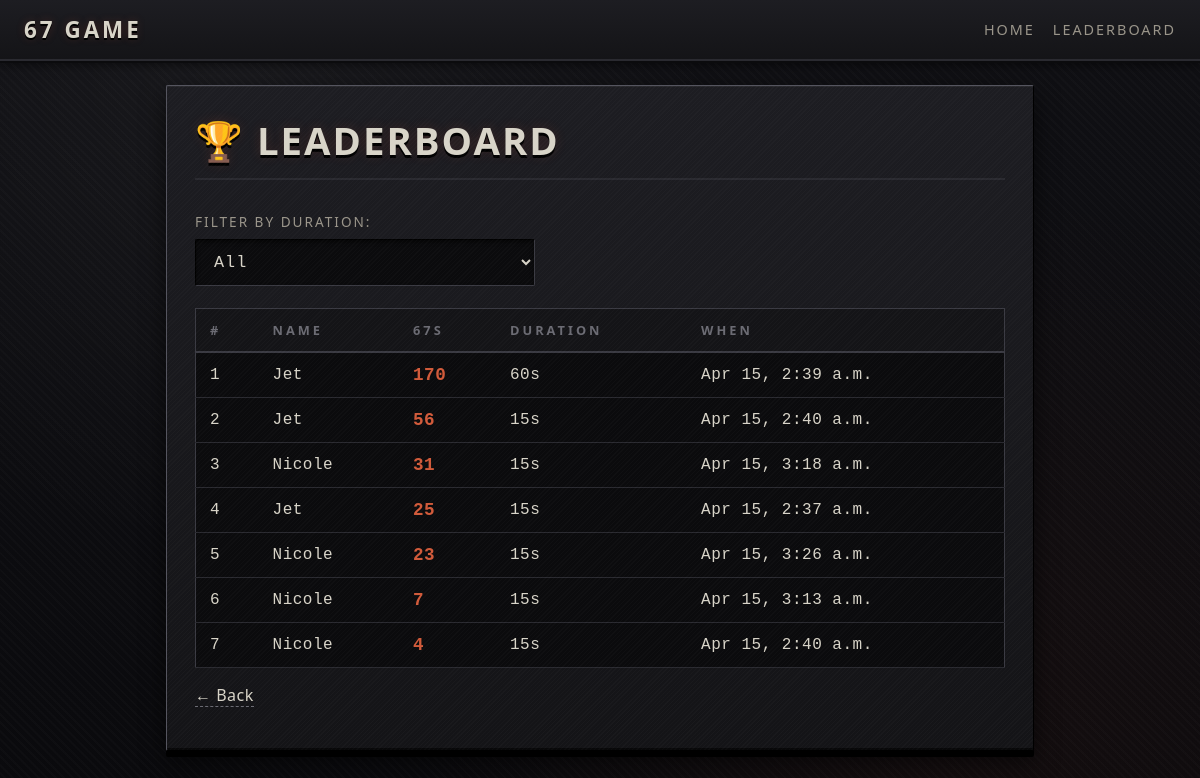
The app's page /leaderboard/, older data.
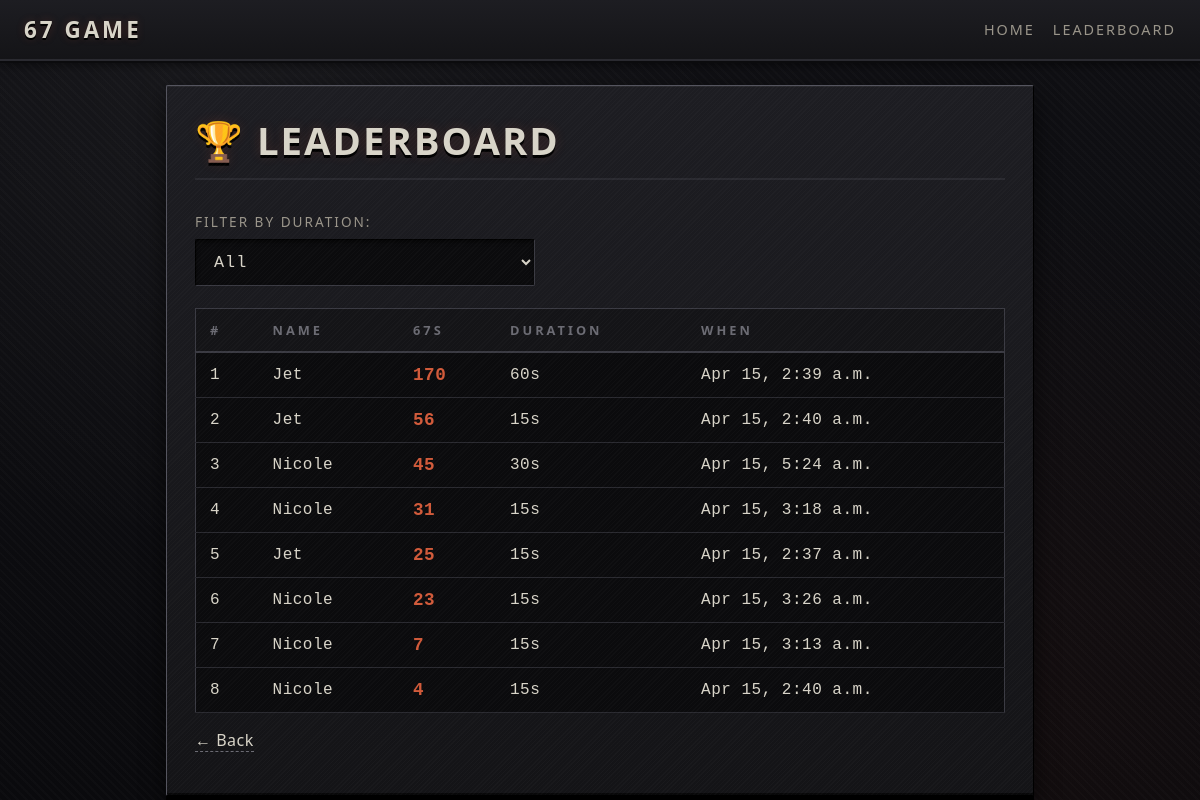
The same page, newer data.
### game/models.py (models this page shows, shortened)
class Score(models.Model):
    name = models.CharField(max_length=30)
    count = models.PositiveIntegerField()
    duration = models.PositiveIntegerField(help_text="Duration of run in seconds")
    created_at = models.DateTimeField(auto_now_add=True)
    class Meta:
        ordering = ["-count", "created_at"]

### game/views.py (the view)
# urls.py: path("leaderboard/", views.leaderboard, name="leaderboard"),
def leaderboard(request):
    duration = request.GET.get("duration")
    scores = Score.objects.all()
    if duration and duration.isdigit():
        scores = scores.filter(duration=int(duration))
    scores = scores[:50]
    name = request.COOKIES.get(NAME_COOKIE, "")
    return render(
        request,
        "game/leaderboard.html",
        {"scores": scores, "name": name, "selected_duration": duration or ""},
    )

### game/templates/game/leaderboard.html (shortened to what this page needs)
{% extends "game/base.html" %}
{% block content %}
<section class="card">
  <h1>🏆 Leaderboard</h1>
  <form method="get" class="filter-form">
    <label>Filter by duration:
      <select name="duration" onchange="this.form.submit()">
        <option value="">All</option>
      </select>
    </label>
  </form>
  {% if scores %}
    <table class="leaderboard">
      <thead>
        <tr><th>#</th><th>Name</th><th>67s</th><th>Duration</th><th>When</th></tr>
      </thead>
      <tbody>
        {% for s in scores %}
          <tr class="{% if s.name == name %}me{% endif %}">
            <td>{{ forloop.counter }}</td>
            <td>{{ s.name }}</td>
            <td class="count">{{ s.count }}</td>
            <td>{{ s.duration }}s</td>
            <td>{{ s.created_at|date:"M j, g:i a" }}</td>
          </tr>
        {% endfor %}
      </tbody>
    </table>
  {% else %}
    <p>No scores yet — be the first!</p>
  {% endif %}
  <p><a href="{% url 'home' %}">← Back</a></p>
</section>
{% endblock %}

### game/templates/game/base.html (shortened to what this page needs)
{% load static %}
<!DOCTYPE html>
<html lang="en">
<head>
  <link rel="stylesheet" href="{% static 'game/style.css' %}" />
</head>
<body>
  <header class="topbar">
    <a href="{% url 'home' %}" class="brand">67 Game</a>
    <nav>
      <a href="{% url 'home' %}">Home</a>
      <a href="{% url 'leaderboard' %}">Leaderboard</a>
    </nav>
  </header>
  <main>
    {% block content %}{% endblock %}
  </main>
</body>
</html>

### game/static/game/style.css (style rules this page uses)
* { box-sizing: border-box; }
:root { --stone-0: #0b0b0d; --stone-1: #141417; --stone-2: #1d1d22; --stone-3: #2a2a30; --stone-4: #3a3a42; --stone-5: #55555f; --bone: #d8d4c8; --ash: #9a958a; --iron: #6b6b73; --rust: #b8452a; --rust-hi:#d15a3a; --moss: #7a8a5c; }
body { margin: 0; font-family: "Impact", "Oswald", "Arial Black", system-ui, sans-serif; letter-spacing: 0.5px; color: var(--bone); min-height: 100vh; background-color: var(--stone-0); background-image: radial-gradient(circle at 20% 10%, rgba(255,255,255,0.04), transparent 40%), radial-gradient(circle at 80% 90%, rgba(184, 69, 42, 0.06), transparent 45%), repeating-linear-gradient( 45deg, rgba(255,255,255,0.015) 0 2px, transparent 2px 6px ), linear-gradient(180deg, #101014 0%, #0a0a0d 100%); background-attachment: fixed; }
a { color: var(--bone); text-decoration: none; border-bottom: 1px dashed var(--iron); }
.topbar { display: flex; justify-content: space-between; align-items: center; padding: 14px 24px; background: linear-gradient(180deg, var(--stone-2) 0%, var(--stone-1) 100%); border-bottom: 2px solid var(--stone-3); box-shadow: 0 2px 0 var(--stone-0), 0 4px 10px rgba(0,0,0,0.5); }
.brand { font-weight: 900; font-size: 1.4rem; color: var(--bone); text-transform: uppercase; letter-spacing: 3px; border: none; text-shadow: 0 2px 0 #000, 0 0 8px rgba(184,69,42,0.25); }
.topbar nav { display: flex; gap: 18px; align-items: center; }
.topbar nav a { color: var(--ash); text-transform: uppercase; font-size: 0.9rem; letter-spacing: 2px; border: none; }
main { max-width: 900px; margin: 24px auto; padding: 0 16px; }
.card { position: relative; background: linear-gradient(180deg, var(--stone-2) 0%, var(--stone-1) 100%); border: 1px solid var(--stone-4); border-top-color: var(--stone-5); border-left-color: var(--stone-5); border-bottom-color: #000; border-right-color: #000; padding: 28px; box-shadow: inset 0 1px 0 rgba(255,255,255,0.05), inset 0 -2px 0 rgba(0,0,0,0.6), 0 6px 0 #000, 0 10px 24px rgba(0,0,0,0.6); border-radius: 2px; }
.card::before { content: ""; position: absolute; inset: 0; pointer-events: none; background-image: repeating-linear-gradient( 135deg, rgba(255,255,255,0.02) 0 1px, transparent 1px 3px ); border-radius: 2px; }
h1 { margin-top: 0; font-size: 2.4rem; letter-spacing: 2px; text-transform: uppercase; color: var(--bone); text-shadow: 0 3px 0 #000, 0 0 12px rgba(184, 69, 42, 0.2); border-bottom: 2px solid var(--stone-3); padding-bottom: 12px; }
form label { display: block; margin: 14px 0; text-transform: uppercase; font-size: 0.85rem; letter-spacing: 2px; color: var(--ash); }
form input[type=text], form select { display: block; width: 100%; max-width: 340px; padding: 12px 14px; margin-top: 8px; border-radius: 2px; border: 1px solid var(--stone-4); border-top-color: #000; border-left-color: #000; background: var(--stone-0); color: var(--bone); font-family: "Courier New", monospace; font-size: 1.05rem; letter-spacing: 1px; box-shadow: inset 0 2px 4px rgba(0,0,0,0.6); }
.filter-form { margin: 14px 0 22px; }
.leaderboard { width: 100%; border-collapse: collapse; margin-top: 12px; background: var(--stone-0); border: 1px solid var(--stone-4); }
.leaderboard th, .leaderboard td { padding: 12px 14px; text-align: left; border-bottom: 1px solid var(--stone-3); }
.leaderboard th { color: var(--iron); font-size: 0.8rem; text-transform: uppercase; letter-spacing: 3px; background: var(--stone-1); border-bottom: 2px solid var(--stone-4); }
.leaderboard td { font-family: "Courier New", monospace; color: var(--bone); }
.leaderboard .count { font-weight: 900; color: var(--rust-hi); font-size: 1.1rem; }

Row changes from the older to the newer data that the page shows:
added Score: name "Nicole", count "45", duration "30", created_at "Apr 15, 5:24 a.m."
